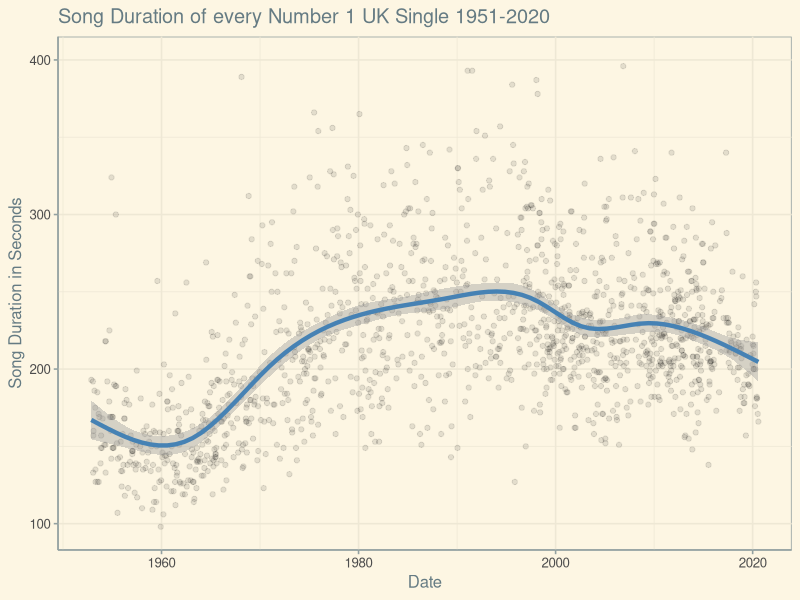

Recreate this plot in R.
library(ggplot2)
library(dplyr)
library(ggthemes)

df = read.csv('newnumberones.csv')

df2 = mutate(df, DATE= as.Date(DATE, format= "%d/%m/%Y"))

ggplot(df2, aes(x=DATE,y=SONG.LENGTH.SECONDS)) +
  theme_solarized() +
  geom_point(alpha=0.1) +
  geom_smooth(colour="steelblue",size=1.5) +
  ylim(98,400) +
  labs(x="Date",y="Song Duration in Seconds",title ="Song Duration of every Number 1 UK Single 1951-2020")
